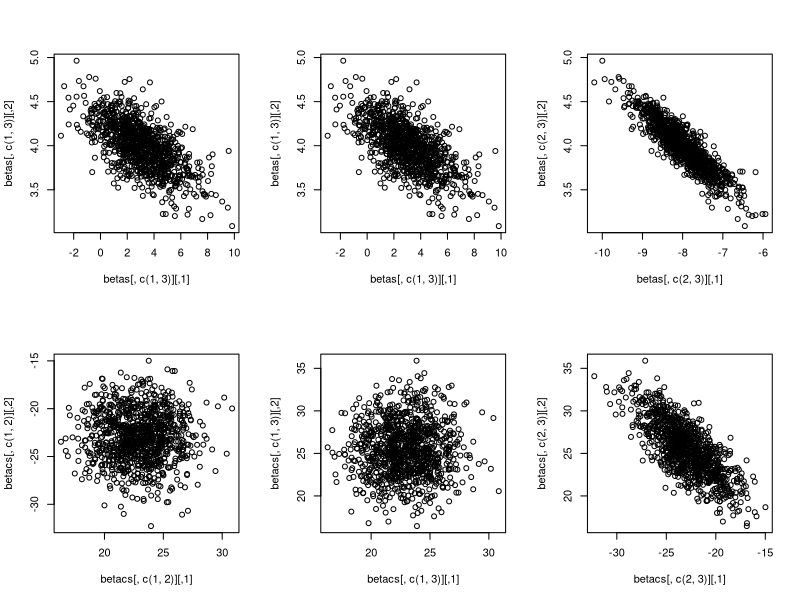

Recreate this plot in R.
## ---- chunk 1
n_sim <- 1000
n <- 30
betas <- matrix(ncol = 3, nrow = n_sim)
betacs <- betas

for (i in 1:n_sim) {
    x1 <- runif(n, 0, 10)
    x2 <- runif(n, 0, 10) + 2*x1
    y <- 3 - 8*x1 + 4*x2 + rnorm(n, 0, 4)
    betas[i, ] <- coef(lm(y ~ x1 + x2))

    x1c <- scale(x1)
    x2c <- scale(x2)
    betacs[i, ] <- coef(lm(y ~ x1c + x2c))
}

par(mfrow = c(2, 3))
plot(betas[, c(1,3)])
plot(betas[, c(1,3)])
plot(betas[, c(2,3)])
plot(betacs[, c(1,2)])
plot(betacs[, c(1,3)])
plot(betacs[, c(2,3)])
